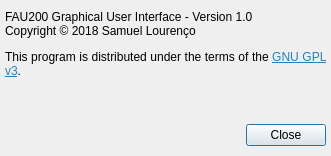
<?xml version="1.0" encoding="UTF-8"?>
<ui version="4.0">
 <class>About</class>
 <widget class="QDialog" name="About">
  <property name="geometry">
   <rect>
    <x>0</x>
    <y>0</y>
    <width>331</width>
    <height>156</height>
   </rect>
  </property>
  <property name="minimumSize">
   <size>
    <width>331</width>
    <height>156</height>
   </size>
  </property>
  <property name="maximumSize">
   <size>
    <width>331</width>
    <height>156</height>
   </size>
  </property>
  <property name="windowTitle">
   <string>About FAU200 GUI</string>
  </property>
  <property name="windowIcon">
   <iconset resource="resources.qrc">
    <normaloff>:/icons/icons/active64.png</normaloff>
    <normalon>:/icons/icons/active64.png</normalon>
    <disabledoff>:/icons/icons/greyed64.png</disabledoff>
    <disabledon>:/icons/icons/greyed64.png</disabledon>
    <activeoff>:/icons/icons/active64.png</activeoff>
    <activeon>:/icons/icons/active64.png</activeon>
    <selectedoff>:/icons/icons/selected.png</selectedoff>
    <selectedon>:/icons/icons/selected.png</selectedon>:/icons/icons/active64.png</iconset>
  </property>
  <property name="locale">
   <locale language="English" country="UnitedStates"/>
  </property>
  <widget class="QDialogButtonBox" name="buttonBoxClose">
   <property name="geometry">
    <rect>
     <x>5</x>
     <y>120</y>
     <width>321</width>
     <height>31</height>
    </rect>
   </property>
   <property name="orientation">
    <enum>Qt::Horizontal</enum>
   </property>
   <property name="standardButtons">
    <set>QDialogButtonBox::Close</set>
   </property>
  </widget>
  <widget class="QLabel" name="labelAbout">
   <property name="geometry">
    <rect>
     <x>5</x>
     <y>10</y>
     <width>321</width>
     <height>101</height>
    </rect>
   </property>
   <property name="text">
    <string>&lt;html&gt;&lt;head/&gt;&lt;body&gt;&lt;p&gt;FAU200 Graphical User Interface - Version 1.0&lt;br/&gt;Copyright &amp;copy; 2018 Samuel Lourenço&lt;/p&gt;&lt;p&gt;This program is distributed under the terms of the &lt;a href=&quot;http://www.gnu.org/licenses/gpl-3.0-standalone.html&quot;&gt;&lt;span style=&quot; text-decoration: underline; color:#2980b9;&quot;&gt;GNU GPL v3&lt;/span&gt;&lt;/a&gt;.&lt;/p&gt;&lt;/body&gt;&lt;/html&gt;</string>
   </property>
   <property name="alignment">
    <set>Qt::AlignJustify|Qt::AlignTop</set>
   </property>
   <property name="wordWrap">
    <bool>true</bool>
   </property>
   <property name="openExternalLinks">
    <bool>true</bool>
   </property>
  </widget>
 </widget>
 <resources>
  <include location="resources.qrc"/>
 </resources>
 <connections>
  <connection>
   <sender>buttonBoxClose</sender>
   <signal>rejected()</signal>
   <receiver>About</receiver>
   <slot>close()</slot>
   <hints>
    <hint type="sourcelabel">
     <x>165</x>
     <y>135</y>
    </hint>
    <hint type="destinationlabel">
     <x>165</x>
     <y>77</y>
    </hint>
   </hints>
  </connection>
 </connections>
</ui>
